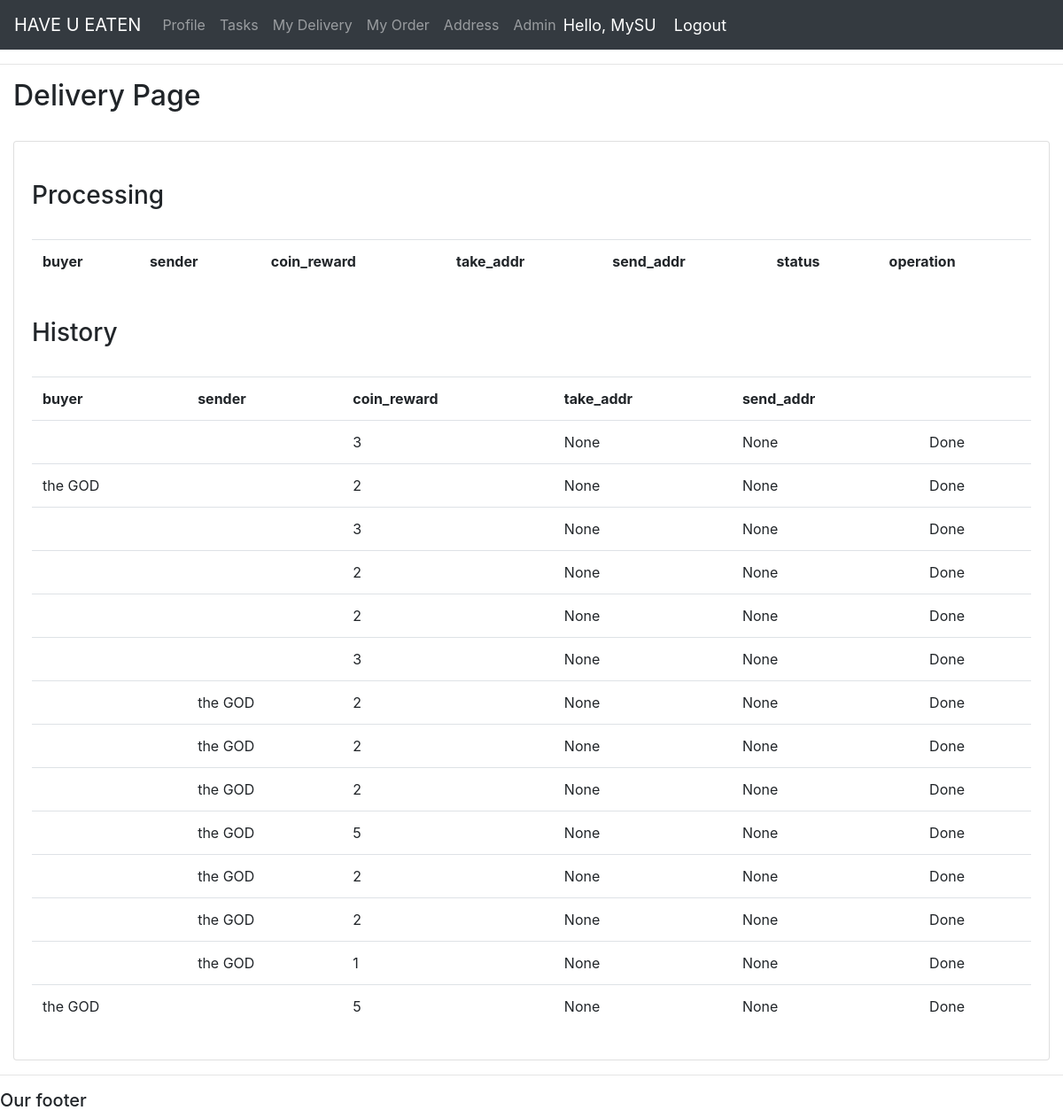
The app's page /delivery/ (signed in), older data.
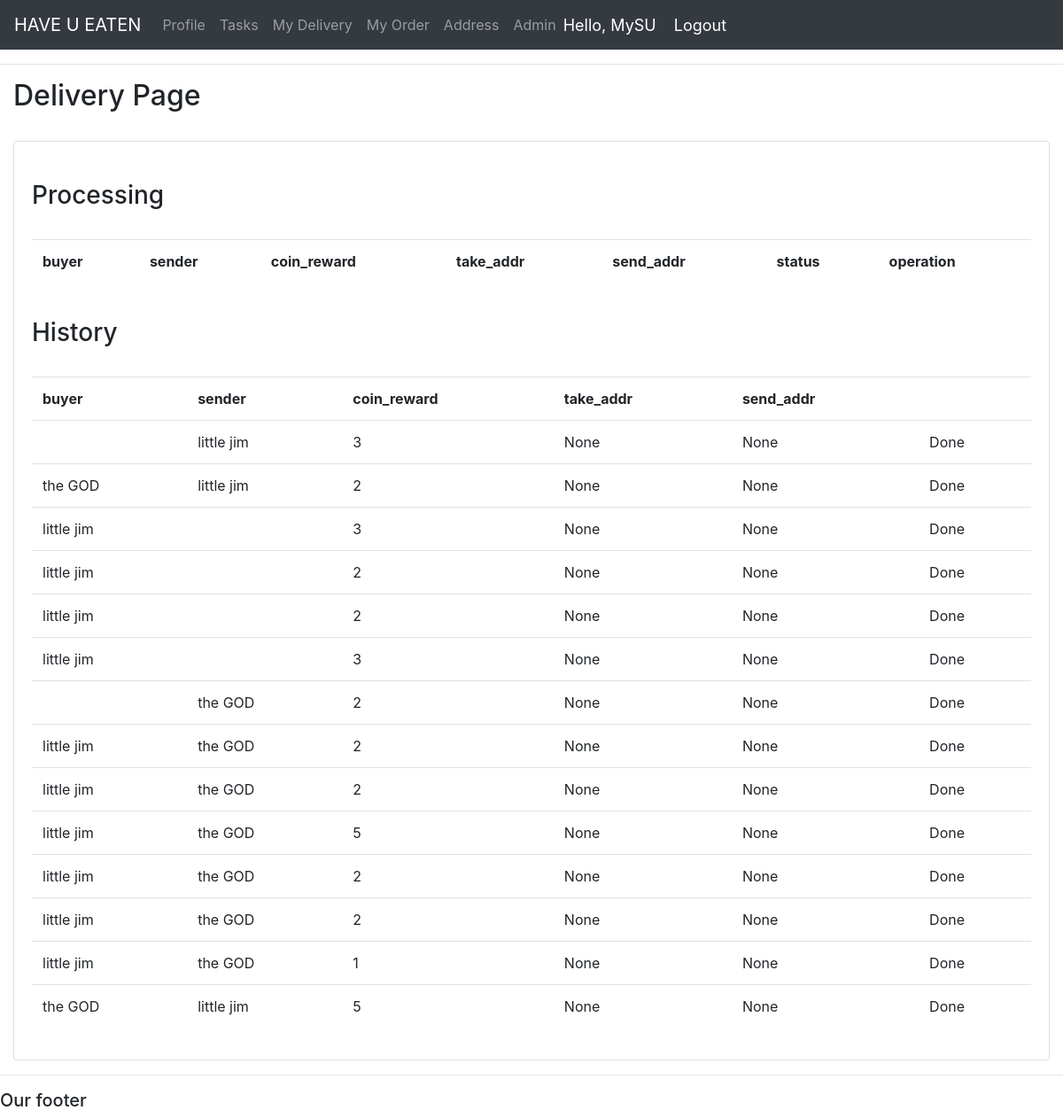
The same page, newer data.
### accounts/models.py (models this page shows, shortened)
class Order(models.Model):
    STATUS = (
        ('Pending','Pending'),
        ('Sending','Sending'),
        ('Claiming','Claiming'),# arrived
        ('Canceled','Canceled'),
        ('Done','Done'),
    )
    buyer = models.ForeignKey(User, related_name="as_buyer", null=True, on_delete=models.SET_NULL)
    sender = models.ForeignKey(User, related_name="as_sender", null=True, on_delete=models.SET_NULL)
    coin_reward = models.IntegerField(null=True)
    take_addr = models.ForeignKey(Address, related_name="as_start_addr",  null=True,on_delete=models.SET_NULL)
    send_addr = models.ForeignKey(Address, related_name="as_target_addr", null=True, on_delete=models.SET_NULL)
    exp_min = models.IntegerField(default=30)
    note = models.TextField(max_length=4000, blank=True, default="None")
    status = models.CharField(max_length=200, default='Pending', choices=STATUS)
    food_info = models.ImageField(null=True, blank=True)

class Client(models.Model):
    user = models.OneToOneField(User, null=True, on_delete=models.CASCADE)
    nick_name = models.CharField(max_length=100, blank=True, default="Anonymous"+str(id))
    phone = models.CharField(max_length=200, null=True)
    coin_num = models.IntegerField(default=2)
    tasks_delivered = models.IntegerField(default=0)
    join_date = models.DateTimeField(auto_created=True, auto_now_add=True, null=True)
    photo = models.ImageField(null=True, blank=True, default="ohh.png")

### accounts/views.py (the view, shortened to what this page needs)
# urls.py: path('delivery/', views.delivery, name= "Delivery"),
@login_required(login_url='Login')
def delivery(request):
    deliveries1 = Order.objects.filter(Q(sender=request.user.id) & Q(status="Pending") | Q(status="Sending") | Q(status="Claiming"))
    deliveries2 = Order.objects.filter(Q(sender=request.user.id) & Q(status="Canceled") | Q(status="Done"))
    context = {"delivery1": deliveries1, "delivery2": deliveries2}
    return render(request, 'real_nets/delivery.html', context)

### accounts/templates/real_nets/delivery.html (shortened to what this page needs)
{% extends 'includes/model.html' %}
{% block content %}
<h2>Delivery Page</h2>
<br>
<div class="row">
    <div class="col-md">
        <div class="card card-body">
            <br>
            <h3>Processing</h3>
            <br>
            <table class="table">
                <tr>
                    <th>buyer</th>
                    <th>sender</th>
                    <th>coin_reward</th>
                    <th>take_addr</th>
                    <th>send_addr</th>
                    <th>status</th>
                    <th>operation</th>
                </tr>
            </table>
            <br>
            <h3>History</h3>
            <br>
            <table class="table">
                <tr>
                    <th>buyer</th>
                    <th>sender</th>
                    <th>coin_reward</th>
                    <th>take_addr</th>
                    <th>send_addr</th>
                    <th></th>
                </tr>
                {% for delivery in delivery2 %}
                <tr>
                    <td>{{delivery.buyer.client.nick_name}}</td>
                    <td>{{delivery.sender.client.nick_name}}</td>
                    <td>{{delivery.coin_reward}}</td>
                    <td>{{delivery.take_addr}}</td>
                    <td>{{delivery.send_addr}}</td>
                    <td>{{delivery.status}}</td>
                </tr>
                {% endfor %}
            </table>
        </div>
    </div>
</div>
{% endblock %}

### accounts/templates/includes/model.html (shortened to what this page needs)
{% load static %}
<!DOCTYPE html>
<html>
<head>
    <link rel="stylesheet" href="https://cdn.jsdelivr.net/npm/bootstrap@4.5.3/dist/css/bootstrap.min.css"
>
</head>
<body>
    {% include 'includes/navbar.html' %}
    <div class="container-fluid">
        {% block content %}
        {% endblock %}
    </div>
    <hr>
    <h5>Our footer</h5>
</body>
</html>

### accounts/templates/includes/navbar.html (shortened to what this page needs)
<nav class="navbar navbar-expand-lg navbar-dark bg-dark">
    <a class="navbar-brand" href="#">HAVE U EATEN</a>
    <div class="collapse navbar-collapse" id="navbarNav">
        <ul class="navbar-nav">
            <li class="nav-item">
                <a class="nav-link" href="{% url 'Profile' %}">Profile</a>
            </li>
            <li class="nav-item">
                <a class="nav-link" href="{% url 'Tasks' %}">Tasks</a>
            </li>
            <li class="nav-item">
                <a class="nav-link" href="{% url 'Delivery' %}">My Delivery</a>
            </li>
            <li class="nav-item">
                <a class="nav-link" href="{% url 'Order' %}">My Order</a>
            </li>
            <li class="nav-item">
                <a class="nav-link" href="{% url 'Address' %}">Address</a>
            </li>
            {% if request.user.is_superuser %}
            <li class="nav-item">
                <a class="nav-link" href="{% url 'admin:index' %}">Admin</a>
            </li>
            {% endif %}
        </ul>
        <span class="hello-msg">Hello, {{request.user}}</span>
        <span><a class="hello-msg" href="{% url 'Logout' %}">Logout</a></span>
    </div>
</nav>
<hr>

### accounts/templates/includes/navbar.html (style rules this page uses)
.hello-msg { font-size: 18px; color: #fff; margin-right: 20px; }

Row changes from the older to the newer data that the page shows:
changed Order (number 1 of 14 on the later page): sender.client.nick_name (not shown) → "little jim"
changed Order (number 2 of 14 on the later page): sender.client.nick_name (not shown) → "little jim"
changed Order (number 3 of 14 on the later page): buyer.client.nick_name (not shown) → "little jim"
changed Order (number 4 of 14 on the later page): buyer.client.nick_name (not shown) → "little jim"
changed Order (number 5 of 14 on the later page): buyer.client.nick_name (not shown) → "little jim"
changed Order (number 6 of 14 on the later page): buyer.client.nick_name (not shown) → "little jim"
changed Order (number 8 of 14 on the later page): buyer.client.nick_name (not shown) → "little jim"
changed Order (number 9 of 14 on the later page): buyer.client.nick_name (not shown) → "little jim"
changed Order (number 10 of 14 on the later page): buyer.client.nick_name (not shown) → "little jim"
changed Order (number 11 of 14 on the later page): buyer.client.nick_name (not shown) → "little jim"
changed Order (number 12 of 14 on the later page): buyer.client.nick_name (not shown) → "little jim"
changed Order (number 13 of 14 on the later page): buyer.client.nick_name (not shown) → "little jim"
changed Order (number 14 of 14 on the later page): sender.client.nick_name (not shown) → "little jim"
